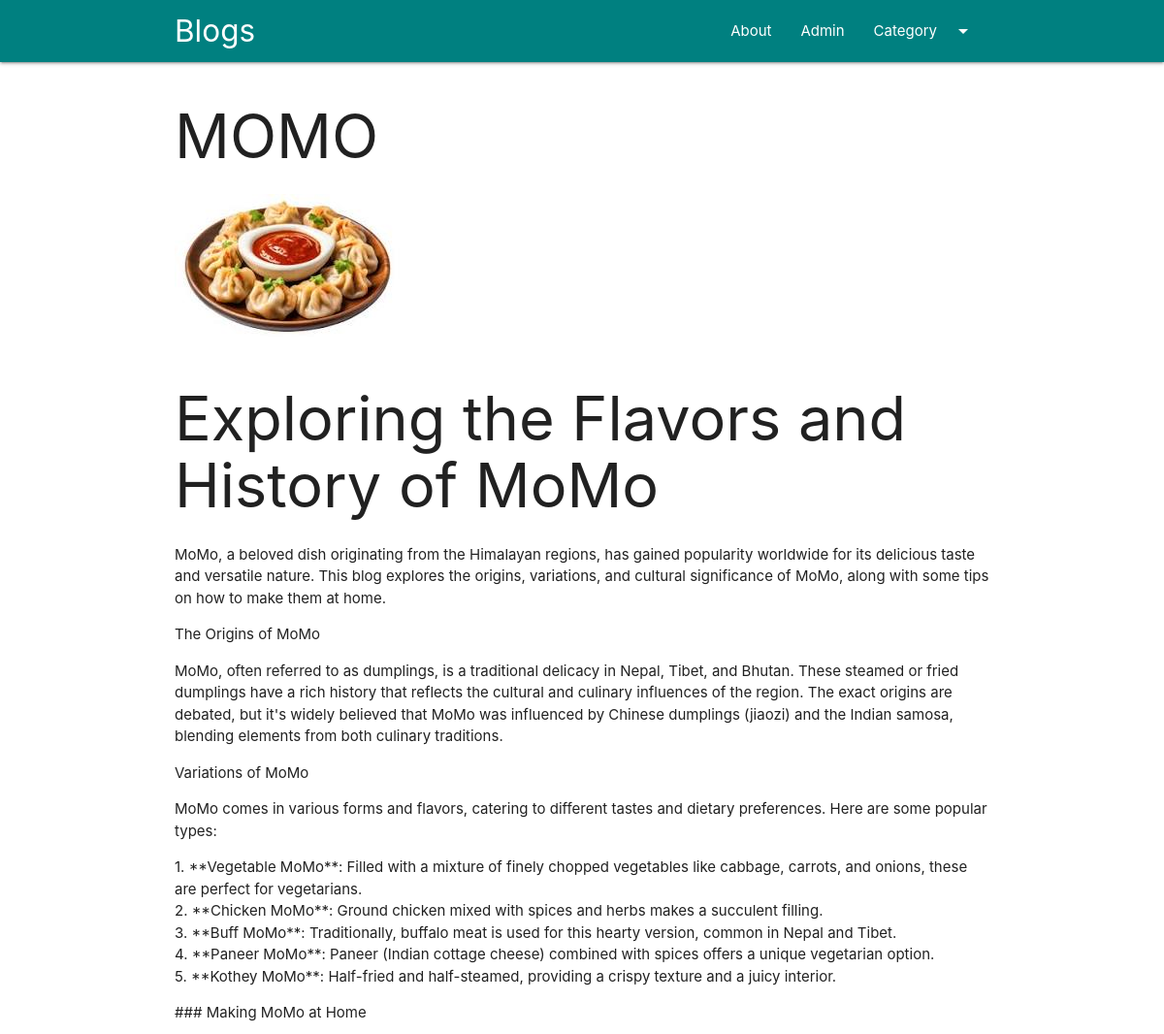
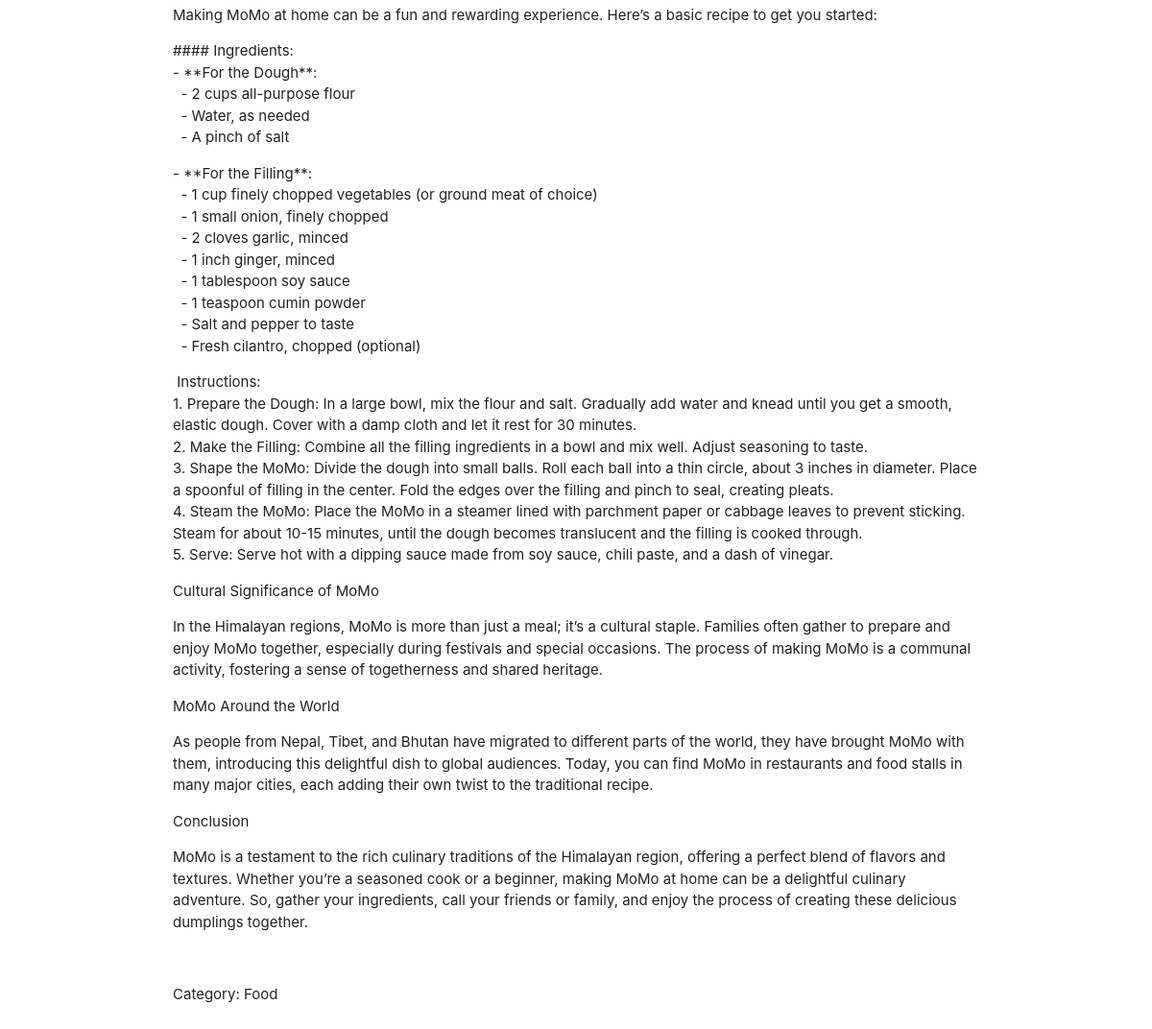
The page /blog/momo on the database its author committed (2 pictures, top to bottom).
### blog/models.py (models this page shows, shortened)
class Post(models.Model):
    pid = models.AutoField(primary_key=True)
    title = models.CharField(max_length=100)
    content = HTMLField()
    url = models.CharField(max_length=100, unique=True)
    cat = models.ForeignKey(Category, on_delete=models.CASCADE)
    image = models.ImageField(upload_to="post/")
    def __str__(self):
        return self.title

class Category(models.Model):
    cid = models.AutoField(primary_key=True)
    title = models.CharField(max_length=100)
    description = models.TextField()
    created_at = models.DateTimeField(auto_now_add=True)
    url = models.CharField(max_length=100, unique=True)
    image = models.ImageField(upload_to="category/")
    def __str__(self):
        return self.title

### blog/views.py (the view)
# urls.py: path('blog/<str:url>', post, name = "post"),
def post(request, url): #Yahako url ma user ley click garney value pass Huncha (url.py ma vako url ko value ho)
    post = Post.objects.get(url=url)
    categorys = Post.objects.all()
    print(post)
    print("Test")
    return render(request, 'posts.html', {'post':post, 'categorys':categorys})

### templates/posts.html (shortened to what this page needs)
{% extends "base.html" %}
{% block content %}
<div class="container">
    <div class="row">
        <div class="col-md-8">
            <h1>{{ post.title }}</h1>
            <img src="{{ post.image.url }}" alt="{{ post.title }}">
            <p>{{ post.content|safe }}</p>
            <p>Category: {{ post.cat }}</p>
        </div>
    </div>
</div>
{% endblock %}

### rows shown on the page
Post: title "MOMO", image (picture), content "Exploring the Flavors and History of MoMo MoMo, a beloved dish originating from the Himalayan regions, has gained popularity worldwide for its delicious taste and versatile nature. This blog explores the origins, variations, and cultural significance of MoMo, along with some tips on how to make them at home. The Origins of MoMo MoMo, often referred to as dumplings, is a traditional delicacy in Nepal, Tibet, and Bhutan. These steamed or fried dumplings have a rich history that reflects the cultural and culinary influences of the region. The exact origins are debated, but it's widely believed that MoMo was influenced by Chinese dumplings (jiaozi) and the Indian samosa, blending elements from…", cat "Food"
